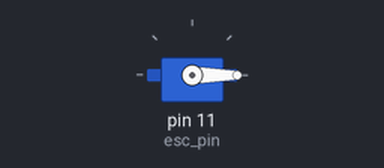
This sketch was run on a simulated Arduino Uno, built with avr-gcc and run on an emulated ATmega328P. Shown: servo.

Above: at 0.1 s.
At 3.1 s:
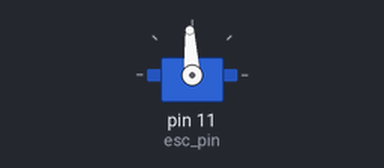
Timing chart, 0 to 4.6 s (numbered marks = the images above):
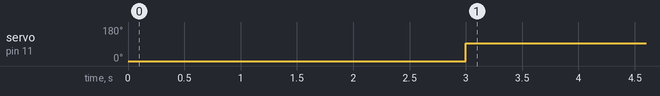

The sketch:

bldc_test_code.ino
```cpp
#include<Servo.h>
int esc_pin=11;
Servo esc;
void setup(){
  esc.attach(esc_pin);
  esc.writeMicroseconds(500);
  delay(3000);
  esc.writeMicroseconds(1500);
}
void loop(){

}
```

Measured:
- by itself, servo on pin 11 (esc_pin): 0° → 93° at 3.0 s
